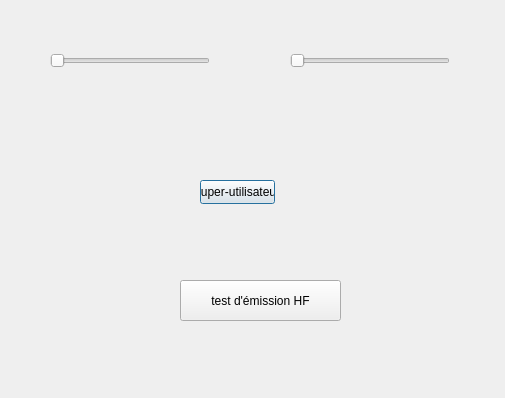
<?xml version="1.0" encoding="UTF-8"?>
<ui version="4.0">
 <class>interface_parametre</class>
 <widget class="QDialog" name="interface_parametre">
  <property name="geometry">
   <rect>
    <x>0</x>
    <y>0</y>
    <width>505</width>
    <height>398</height>
   </rect>
  </property>
  <property name="windowTitle">
   <string>Dialog</string>
  </property>
  <widget class="QSlider" name="horizontalSlider">
   <property name="geometry">
    <rect>
     <x>50</x>
     <y>50</y>
     <width>160</width>
     <height>22</height>
    </rect>
   </property>
   <property name="orientation">
    <enum>Qt::Horizontal</enum>
   </property>
  </widget>
  <widget class="QSlider" name="horizontalSlider_2">
   <property name="geometry">
    <rect>
     <x>290</x>
     <y>50</y>
     <width>160</width>
     <height>22</height>
    </rect>
   </property>
   <property name="orientation">
    <enum>Qt::Horizontal</enum>
   </property>
  </widget>
  <widget class="QPushButton" name="super_utlisateur">
   <property name="geometry">
    <rect>
     <x>200</x>
     <y>180</y>
     <width>75</width>
     <height>24</height>
    </rect>
   </property>
   <property name="text">
    <string>super-utilisateur</string>
   </property>
  </widget>
  <widget class="QPushButton" name="test">
   <property name="geometry">
    <rect>
     <x>180</x>
     <y>280</y>
     <width>161</width>
     <height>41</height>
    </rect>
   </property>
   <property name="text">
    <string>test d'émission HF</string>
   </property>
  </widget>
 </widget>
 <resources/>
 <connections/>
</ui>
